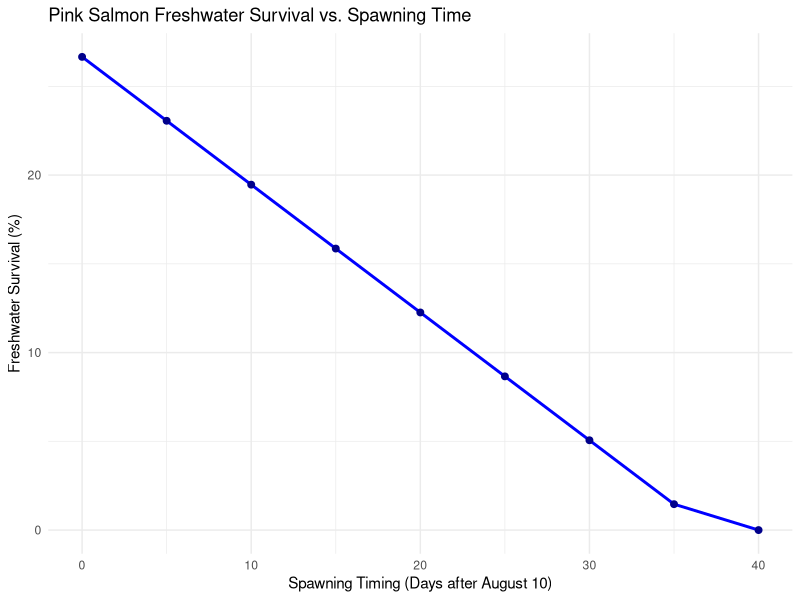

R code for this plot:
# McNeil, W. J. (1969). Survival of pink and chum salmon eggs and alevins. 
# Salmon and trout in streams. HR McMillan Lectures in Fisheries, University of British Columbia, Vancouver, 101-117.
# McNeil 1969: Pink salmon freshwater survival vs. spawning time
# equation: y = 26.66-0.72x (Figure 3)

# Load necessary library for plotting
library(ggplot2)

# 1. Generate Data
x_days <- seq(0, 40, by = 5) # Days past August 10
y_survival <- 26.66 - (0.72 * x_days) # Pink salmon equation

# Ensure survival doesn't drop below 0 logically (though the linear model eventually crosses 0)
y_survival <- ifelse(y_survival < 0, 0, y_survival)

# Create dataframe
srf2_data <- data.frame(
  curve.id = rep("McNeil_1969_Fig3", length(x_days)),
  stressor.label = rep("spawning_timing", length(x_days)),
  stressor.x = x_days,
  units.x = rep("days_after_august_10", length(x_days)),
  response.label = rep("freshwater_survival", length(x_days)),
  response.y = round(y_survival, 2),
  units.y = rep("percent", length(x_days))
)

# 2. Export to CSV
write.csv(srf2_data, "McNeil_1969_SRF2_PinkSalmon.csv", row.names = FALSE)

# 3. Generate Plot
ggplot(srf2_data, aes(x = stressor.x, y = response.y)) +
  geom_line(color = "blue", size = 1) +
  geom_point(size = 2, color = "darkblue") +
  theme_minimal() +
  labs(
    title = "Pink Salmon Freshwater Survival vs. Spawning Time",
    x = "Spawning Timing (Days after August 10)",
    y = "Freshwater Survival (%)"
  )
